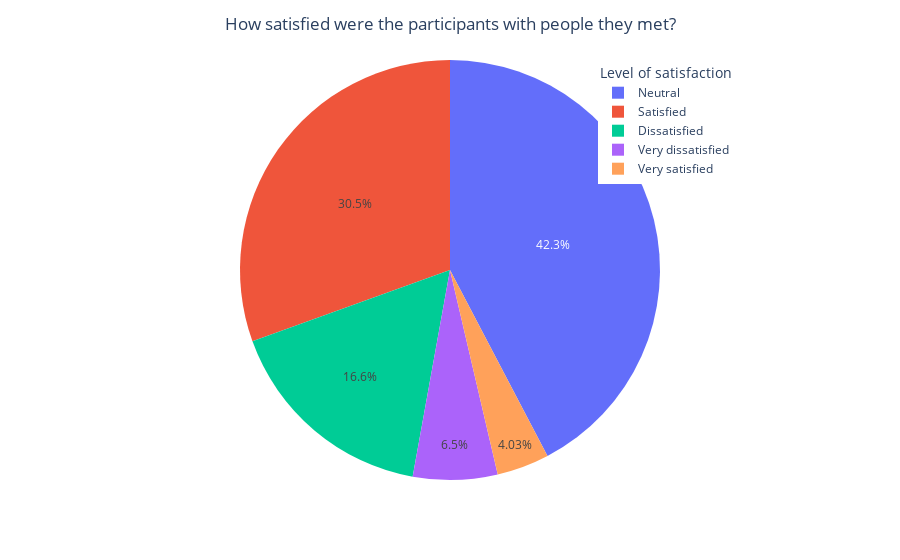

Notebook code cell kept with this figure:
### Code cell
# pie chart of satisfaction using plotly without NaN

chart_data = df_satisf["Satisfaction"].value_counts()
fig = px.pie(values = chart_data.values, names = chart_data.index)
fig.update_layout(legend=dict({'traceorder': 'grouped'}),
                                   legend_title_text='Level of satisfaction',
                 )

fig.update_layout(
    legend = go.layout.Legend(x = 0.7,
        title = go.layout.legend.Title(text = "Level of satisfaction"))
)

fig.update_layout(
    title = go.layout.Title(text = "How satisfied were the participants with people they met?", x = 0.5)
)
fig.update_layout(
    yaxis = go.layout.YAxis(categoryorder = 'category ascending')
)

fig.show()

### Figure 1 — Plotly figure (JSON) as saved in the notebook; plotly's stock layout.template omitted (floating-point values rounded to 4 significant figures)
{"data": [{"domain": {"x": [0, 1], "y": [0, 1]}, "hovertemplate": "label=%{label}<br>value=%{value}<extra></extra>", "labels": ["Neutral", "Satisfied", "Dissatisfied ", "Very dissatisfied", "Very satisfied"], "legendgroup": "", "name": "", "showlegend": true, "type": "pie", "values": [3158, 2277, 1242, 485, 301]}], "layout": {"autosize": true, "legend": {"title": {"text": "Level of satisfaction"}, "x": 0.7, "y": 1}, "margin": {"t": 60}, "title": {"text": "How satisfied were the participants with people they met?", "x": 0.5}, "yaxis": {"categoryorder": "category ascending"}}}
